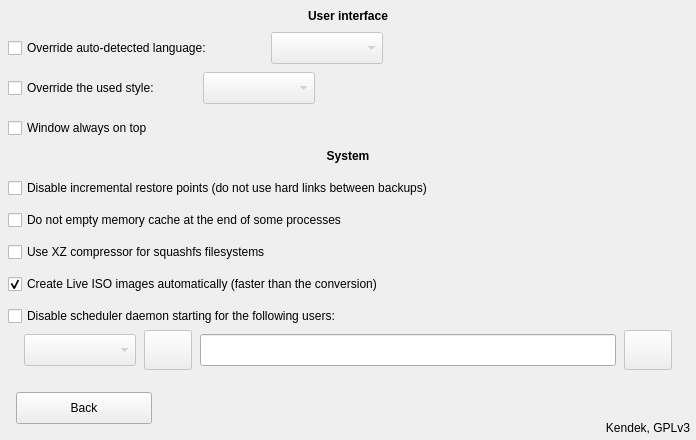
     <widget class="QWidget" name="settingspanel" native="true">
      <property name="geometry">
       <rect>
        <x>697</x>
        <y>1784</y>
        <width>696</width>
        <height>440</height>
       </rect>
      </property>
      <property name="autoFillBackground">
       <bool>true</bool>
      </property>
      <widget class="QLabel" name="label_43">
       <property name="geometry">
        <rect>
         <x>390</x>
         <y>416</y>
         <width>300</width>
         <height>24</height>
        </rect>
       </property>
       <property name="text">
        <string notr="true">Kendek, GPLv3</string>
       </property>
       <property name="alignment">
        <set>Qt::AlignRight|Qt::AlignTrailing|Qt::AlignVCenter</set>
       </property>
      </widget>
      <widget class="QPushButton" name="settingsback">
       <property name="geometry">
        <rect>
         <x>16</x>
         <y>392</y>
         <width>136</width>
         <height>32</height>
        </rect>
       </property>
       <property name="cursor">
        <cursorShape>PointingHandCursor</cursorShape>
       </property>
       <property name="text">
        <string>Back</string>
       </property>
       <property name="icon">
        <iconset resource="pictures.qrc">
         <normaloff>:/pictures/back.png</normaloff>:/pictures/back.png</iconset>
       </property>
       <property name="iconSize">
        <size>
         <width>13</width>
         <height>13</height>
        </size>
       </property>
      </widget>
      <widget class="QLabel" name="label_44">
       <property name="geometry">
        <rect>
         <x>0</x>
         <y>0</y>
         <width>696</width>
         <height>32</height>
        </rect>
       </property>
       <property name="font">
        <font>
         <weight>75</weight>
         <bold>true</bold>
        </font>
       </property>
       <property name="text">
        <string>User interface</string>
       </property>
       <property name="alignment">
        <set>Qt::AlignCenter</set>
       </property>
      </widget>
      <widget class="QComboBox" name="languages">
       <property name="enabled">
        <bool>false</bool>
       </property>
       <property name="geometry">
        <rect>
         <x>271</x>
         <y>32</y>
         <width>112</width>
         <height>32</height>
        </rect>
       </property>
       <property name="minimumSize">
        <size>
         <width>112</width>
         <height>32</height>
        </size>
       </property>
       <property name="cursor">
        <cursorShape>PointingHandCursor</cursorShape>
       </property>
       <property name="focusPolicy">
        <enum>Qt::NoFocus</enum>
       </property>
      </widget>
      <widget class="QComboBox" name="styles">
       <property name="enabled">
        <bool>false</bool>
       </property>
       <property name="geometry">
        <rect>
         <x>203</x>
         <y>72</y>
         <width>112</width>
         <height>32</height>
        </rect>
       </property>
       <property name="minimumSize">
        <size>
         <width>112</width>
         <height>32</height>
        </size>
       </property>
       <property name="cursor">
        <cursorShape>PointingHandCursor</cursorShape>
       </property>
       <property name="focusPolicy">
        <enum>Qt::NoFocus</enum>
       </property>
      </widget>
      <widget class="QCheckBox" name="alwaysontop">
       <property name="geometry">
        <rect>
         <x>8</x>
         <y>118</y>
         <width>182</width>
         <height>20</height>
        </rect>
       </property>
       <property name="cursor">
        <cursorShape>PointingHandCursor</cursorShape>
       </property>
       <property name="focusPolicy">
        <enum>Qt::NoFocus</enum>
       </property>
       <property name="text">
        <string>Window always on top</string>
       </property>
      </widget>
      <widget class="QLabel" name="label_45">
       <property name="geometry">
        <rect>
         <x>0</x>
         <y>140</y>
         <width>696</width>
         <height>32</height>
        </rect>
       </property>
       <property name="font">
        <font>
         <weight>75</weight>
         <bold>true</bold>
        </font>
       </property>
       <property name="text">
        <string>System</string>
       </property>
       <property name="alignment">
        <set>Qt::AlignCenter</set>
       </property>
      </widget>
      <widget class="QCheckBox" name="schedulerdisable">
       <property name="geometry">
        <rect>
         <x>8</x>
         <y>306</y>
         <width>426</width>
         <height>20</height>
        </rect>
       </property>
       <property name="cursor">
        <cursorShape>PointingHandCursor</cursorShape>
       </property>
       <property name="focusPolicy">
        <enum>Qt::NoFocus</enum>
       </property>
       <property name="text">
        <string>Disable scheduler daemon starting for the following users:</string>
       </property>
      </widget>
      <widget class="QCheckBox" name="usexzcompressor">
       <property name="geometry">
        <rect>
         <x>8</x>
         <y>242</y>
         <width>327</width>
         <height>20</height>
        </rect>
       </property>
       <property name="cursor">
        <cursorShape>PointingHandCursor</cursorShape>
       </property>
       <property name="focusPolicy">
        <enum>Qt::NoFocus</enum>
       </property>
       <property name="text">
        <string>Use XZ compressor for squashfs filesystems</string>
       </property>
      </widget>
      <widget class="QCheckBox" name="languageoverride">
       <property name="geometry">
        <rect>
         <x>8</x>
         <y>38</y>
         <width>259</width>
         <height>20</height>
        </rect>
       </property>
       <property name="cursor">
        <cursorShape>PointingHandCursor</cursorShape>
       </property>
       <property name="focusPolicy">
        <enum>Qt::NoFocus</enum>
       </property>
       <property name="text">
        <string>Override auto-detected language:</string>
       </property>
      </widget>
      <widget class="QCheckBox" name="styleoverride">
       <property name="geometry">
        <rect>
         <x>8</x>
         <y>78</y>
         <width>191</width>
         <height>20</height>
        </rect>
       </property>
       <property name="cursor">
        <cursorShape>PointingHandCursor</cursorShape>
       </property>
       <property name="focusPolicy">
        <enum>Qt::NoFocus</enum>
       </property>
       <property name="text">
        <string>Override the used style:</string>
       </property>
      </widget>
      <widget class="QCheckBox" name="incrementaldisable">
       <property name="geometry">
        <rect>
         <x>8</x>
         <y>178</y>
         <width>539</width>
         <height>20</height>
        </rect>
       </property>
       <property name="cursor">
        <cursorShape>PointingHandCursor</cursorShape>
       </property>
       <property name="focusPolicy">
        <enum>Qt::NoFocus</enum>
       </property>
       <property name="text">
        <string>Disable incremental restore points (do not use hard links between backups)</string>
       </property>
      </widget>
      <widget class="QLineEdit" name="schedulerusers">
       <property name="geometry">
        <rect>
         <x>200</x>
         <y>334</y>
         <width>416</width>
         <height>32</height>
        </rect>
       </property>
       <property name="focusPolicy">
        <enum>Qt::NoFocus</enum>
       </property>
       <property name="readOnly">
        <bool>true</bool>
       </property>
      </widget>
      <widget class="QComboBox" name="users">
       <property name="enabled">
        <bool>false</bool>
       </property>
       <property name="geometry">
        <rect>
         <x>24</x>
         <y>334</y>
         <width>112</width>
         <height>32</height>
        </rect>
       </property>
       <property name="cursor">
        <cursorShape>PointingHandCursor</cursorShape>
       </property>
       <property name="focusPolicy">
        <enum>Qt::NoFocus</enum>
       </property>
      </widget>
      <widget class="QPushButton" name="adduser">
       <property name="enabled">
        <bool>false</bool>
       </property>
       <property name="geometry">
        <rect>
         <x>144</x>
         <y>330</y>
         <width>48</width>
         <height>40</height>
        </rect>
       </property>
       <property name="cursor">
        <cursorShape>PointingHandCursor</cursorShape>
       </property>
       <property name="focusPolicy">
        <enum>Qt::NoFocus</enum>
       </property>
       <property name="icon">
        <iconset resource="pictures.qrc">
         <normaloff>:/pictures/rightarrow.png</normaloff>:/pictures/rightarrow.png</iconset>
       </property>
       <property name="iconSize">
        <size>
         <width>24</width>
         <height>22</height>
        </size>
       </property>
      </widget>
      <widget class="QPushButton" name="schedulerrefresh">
       <property name="enabled">
        <bool>false</bool>
       </property>
       <property name="geometry">
        <rect>
         <x>624</x>
         <y>330</y>
         <width>48</width>
         <height>40</height>
        </rect>
       </property>
       <property name="cursor">
        <cursorShape>PointingHandCursor</cursorShape>
       </property>
       <property name="focusPolicy">
        <enum>Qt::NoFocus</enum>
       </property>
       <property name="icon">
        <iconset resource="pictures.qrc">
         <normaloff>:/pictures/refresh.png</normaloff>:/pictures/refresh.png</iconset>
       </property>
       <property name="iconSize">
        <size>
         <width>23</width>
         <height>23</height>
        </size>
       </property>
      </widget>
      <widget class="QCheckBox" name="autoisocreate">
       <property name="geometry">
        <rect>
         <x>8</x>
         <y>274</y>
         <width>470</width>
         <height>20</height>
        </rect>
       </property>
       <property name="cursor">
        <cursorShape>PointingHandCursor</cursorShape>
       </property>
       <property name="focusPolicy">
        <enum>Qt::NoFocus</enum>
       </property>
       <property name="text">
        <string>Create Live ISO images automatically (faster than the conversion)</string>
       </property>
       <property name="checked">
        <bool>true</bool>
       </property>
      </widget>
      <widget class="QCheckBox" name="cachemptydisable">
       <property name="geometry">
        <rect>
         <x>8</x>
         <y>210</y>
         <width>427</width>
         <height>20</height>
        </rect>
       </property>
       <property name="cursor">
        <cursorShape>PointingHandCursor</cursorShape>
       </property>
       <property name="focusPolicy">
        <enum>Qt::NoFocus</enum>
       </property>
       <property name="text">
        <string>Do not empty memory cache at the end of some processes</string>
       </property>
      </widget>
     </widget>
